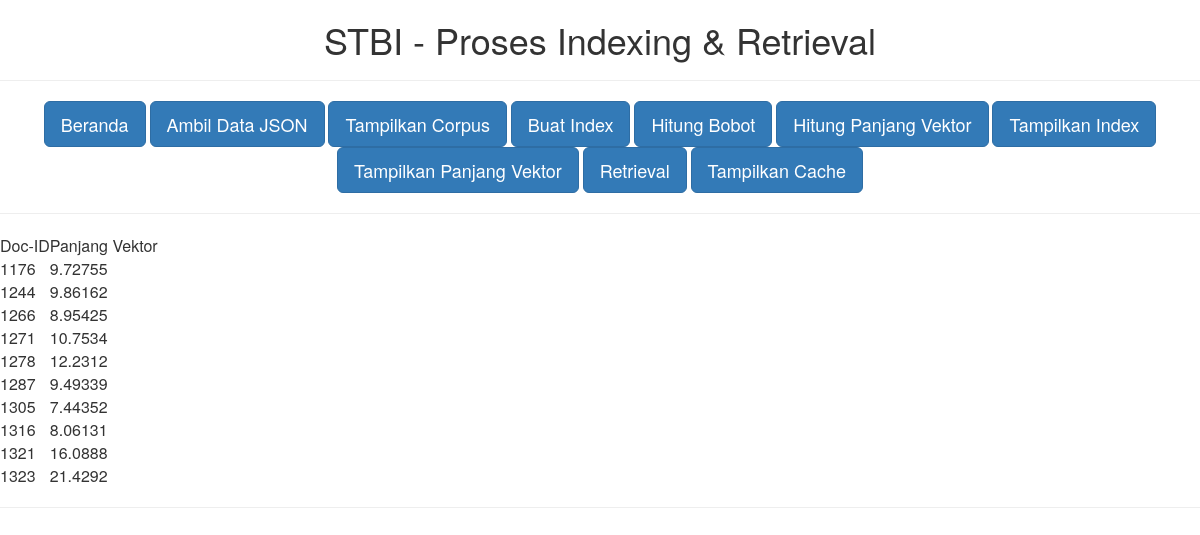
/htdocs/index.php?act=showvektor, run on the app's committed database.
### tables this page shows
CREATE TABLE IF NOT EXISTS `tbvektor` (
  `DocId` int(11) NOT NULL,
  `Panjang` float NOT NULL,
  PRIMARY KEY (`DocId`)
);

### htdocs/index.php (the view, shortened to what this page needs)
<head>
    <link href="css/bootstrap.min.css" rel="stylesheet">
</head>
<body>
<h1 align=center>STBI - Proses Indexing & Retrieval</h1>
<hr>
<div align=center>
<div class="container">
<a href="index.php" class="btn btn-primary btn-lg">Beranda</a>
<a href="json.php" class="btn btn-primary btn-lg">Ambil Data JSON</a>
<a href="index.php?act=corpus" class="btn btn-primary btn-lg">Tampilkan Corpus</a>
<a href="index.php?act=indexing" class="btn btn-primary btn-lg">Buat Index</a>
<a href="index.php?act=bobot" class="btn btn-primary btn-lg">Hitung Bobot</a>
<a href="index.php?act=panjangvektor" class="btn btn-primary btn-lg">Hitung Panjang Vektor</a>
<a href="index.php?act=showindex" class="btn btn-primary btn-lg">Tampilkan Index</a>
<a href="index.php?act=showvektor" class="btn btn-primary btn-lg">Tampilkan Panjang Vektor</a>
<a href="index.php?act=retrieve" class="btn btn-primary btn-lg">Retrieval</a>
<a href="index.php?act=cache" class="btn btn-primary btn-lg">Tampilkan Cache</a>
</div>
</div>
<hr />
<?php
$apa = @$_GET["act"];
if ($apa == "corpus") {
	$result = mysql_query("SELECT * FROM tbberita ORDER BY Id");
	while($row = mysql_fetch_array($result)) {
		echo $row['Id'] . ". <font color =blue>" . $row['Judul'] . "</font><br />" . $row['Berita'];
		echo "<hr />";
	}
}
else if ($apa == "indexing") {
	buatindex();
	print("<hr />");
}
else if ($apa == "bobot") {
	hitungbobot();
	print("<hr />");
}
else if ($apa == "panjangvektor") {
	panjangvektor();
	print("<hr />");
}
else if ($apa == "showvektor") {
	print("<table>");
	print("<tr><td>Doc-ID</td><td>Panjang Vektor</td></tr>");
	$result = mysql_query("SELECT * FROM tbvektor");
	while($row = mysql_fetch_array($result)) {
		print("<tr>");
		print("<td>" . $row['DocId'] . "</td><td>" . $row['Panjang'] . "</td>");
		print("</tr>");
	}
	print("</table><hr />");
}
?>
</body>

### data on the page
tbvektor: DocId "1176", Panjang "9.72755"
tbvektor: DocId "1244", Panjang "9.86162"
tbvektor: DocId "1266", Panjang "8.95425"
tbvektor: DocId "1271", Panjang "10.7534"
tbvektor: DocId "1278", Panjang "12.2312"
tbvektor: DocId "1287", Panjang "9.49339"
tbvektor: DocId "1305", Panjang "7.44352"
tbvektor: DocId "1316", Panjang "8.06131"
tbvektor: DocId "1321", Panjang "16.0888"
tbvektor: DocId "1323", Panjang "21.4292"
